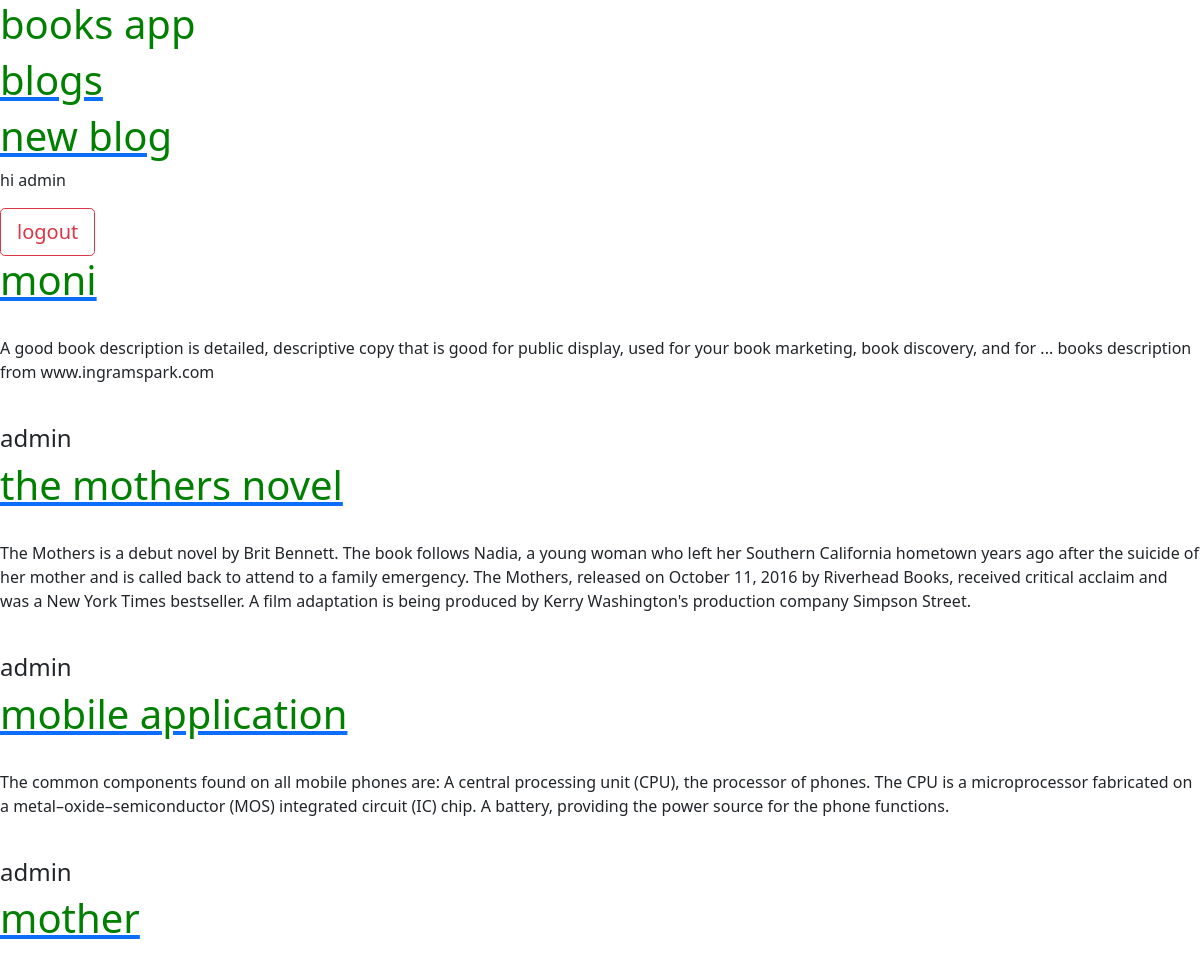
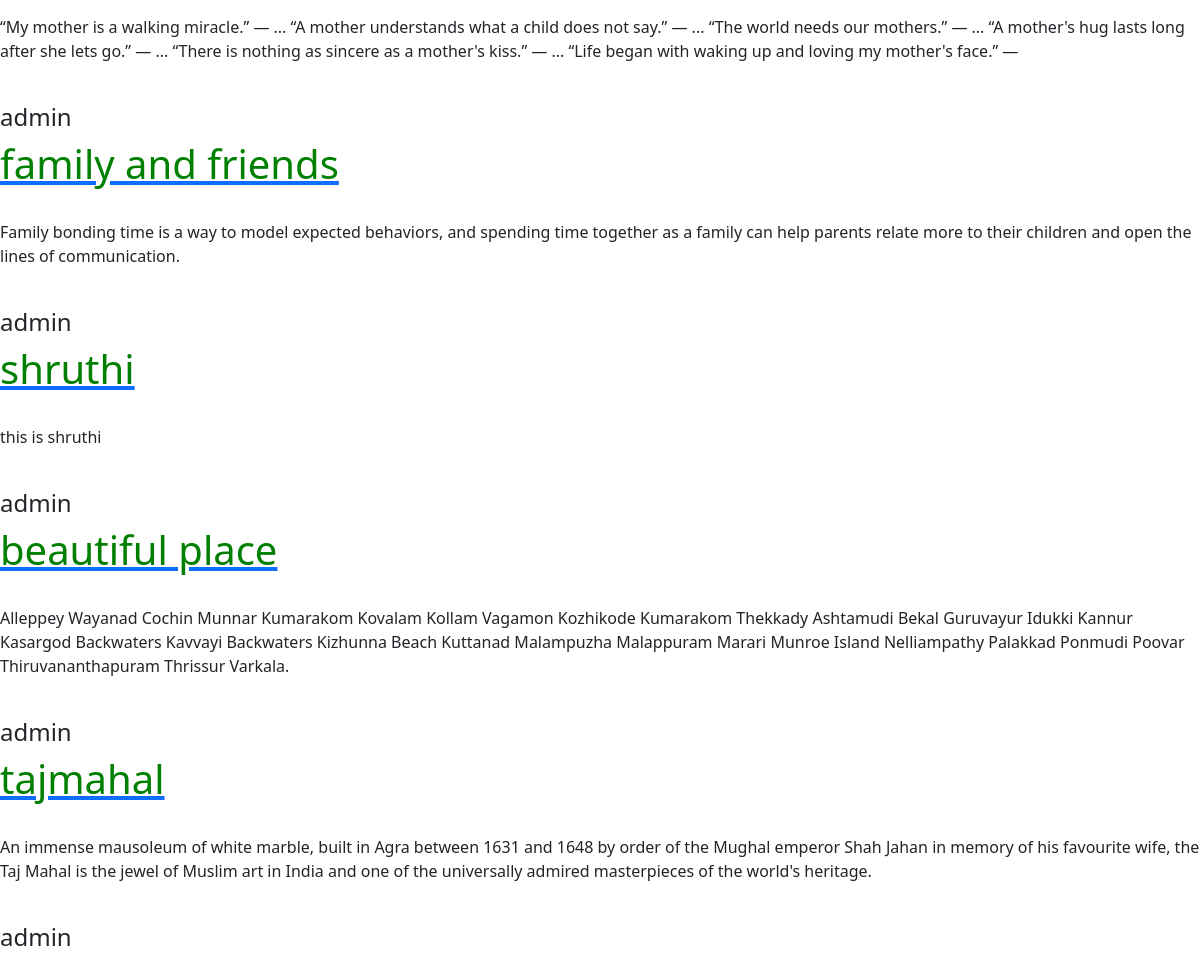
The app's page / (signed in) with its own data (2 pictures, top to bottom).
### bookapp/models.py (models this page shows, shortened)
class Book(models.Model):
     title=models.CharField(max_length=100)
     img=models.ImageField(blank=True)
     description=models.TextField()
     author=models.ForeignKey('auth.user',on_delete=models.CASCADE)

### bookapp/views.py (the view)
# urls.py: path('',home.as_view(),name='home'),
class home(ListView):
     model= Book
     template_name='base.html'
     fields='__all__'

### template/base.html (shortened to what this page needs)
{% extends 'home.html' %}

### template/home.html (shortened to what this page needs)
{% load static %}
<!DOCTYPE html>
<html lang="en">
<head>
      <link rel="stylesheet" href="{% static 'css/index.css'%}">
        <link href="https://cdn.jsdelivr.net/npm/bootstrap@5.1.3/dist/css/bootstrap.min.css" rel="stylesheet">
</head>
<body>
     <h1> books app</h1>
       <div>
            <header>
                 <div class="nav-left">
                     <a href="{% url 'home' %}"><h1>blogs</h1></a>
                <div class="nav-right">
                    <a href="{% url 'new_post' %}"><h1>new blog</h1></a>
              </header>
              {% if user.is_authenticated %}
                  <p> hi {{user.username}}</p>
                  <a href="{% url 'logout' %}"><button type="button" class="btn btn-outline-danger btn-lg">logout</button> </a>
                  {% for i in object_list %}
                  <div class ="post-entry">
                       <a href=" {% url 'detail_view' i.pk %}"><h1>{{i.title}}</h1></a><br>
                       <p>{{i.description}}</p><br>
                       <h4>{{i.author}}</h4>
                  </div>
               {% endfor %}
                  {% else %}
                  <p> you are not logged in </p>
                  <a href="{% url 'login' %}">log in</a>
              {% endif %}
       </div>
</body>
</html>

### static/css/index.css (style rules this page uses)
body { font-size: 30px; font-style: bold; }
h1 { color: green; }

### records on screen
Book: title "moni", description "A good book description is detailed, descriptive copy that is good for public display, used for your book marketing, book discovery, and for ... books description from www.ingramspark.com", author "admin"
Book: title "the mothers novel", description "The Mothers is a debut novel by Brit Bennett. The book follows Nadia, a young woman who left her Southern California hometown years ago after the suicide of her mother and is called back to attend to a family emergency. The Mothers, released on October 11, 2016 by Riverhead Books, received critical acclaim and was a New York Times bestseller. A film adaptation is being produced by Kerry Washington's production company Simpson Street.", author "admin"
Book: title "mobile application", description "The common components found on all mobile phones are: A central processing unit (CPU), the processor of phones. The CPU is a microprocessor fabricated on a metal–oxide–semiconductor (MOS) integrated circuit (IC) chip. A battery, providing the power source for the phone functions.", author "admin"
Book: title "mother", description "“My mother is a walking miracle.” — ... “A mother understands what a child does not say.” — ... “The world needs our mothers.” — ... “A mother's hug lasts long after she lets go.” — ... “There is nothing as sincere as a mother's kiss.” — ... “Life began with waking up and loving my mother's face.” —", author "admin"
Book: title "family and friends", description "Family bonding time is a way to model expected behaviors, and spending time together as a family can help parents relate more to their children and open the lines of communication.", author "admin"
Book: title "shruthi", description "this is shruthi", author "admin"
Book: title "beautiful place", description "Alleppey Wayanad Cochin Munnar Kumarakom Kovalam Kollam Vagamon Kozhikode Kumarakom Thekkady Ashtamudi Bekal Guruvayur Idukki Kannur Kasargod Backwaters Kavvayi Backwaters Kizhunna Beach Kuttanad Malampuzha Malappuram Marari Munroe Island Nelliampathy Palakkad Ponmudi Poovar Thiruvananthapuram Thrissur Varkala.", author "admin"
Book: title "tajmahal", description "An immense mausoleum of white marble, built in Agra between 1631 and 1648 by order of the Mughal emperor Shah Jahan in memory of his favourite wife, the Taj Mahal is the jewel of Muslim art in India and one of the universally admired masterpieces of the world's heritage.", author "admin"

### other values on screen
{{ user.username }} "admin"
